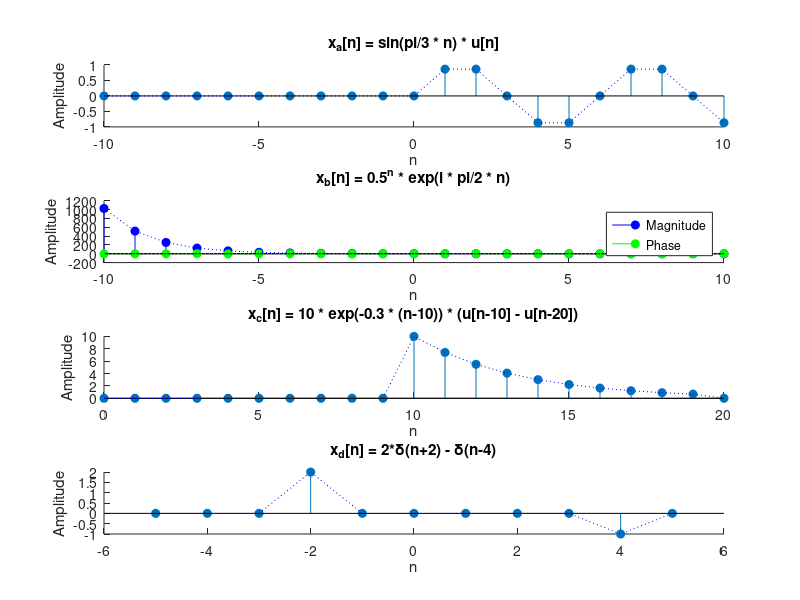

The MATLAB source for this figure:
%% Experiment - 1
% Exercise - 4
clc;
clear;
figure;

%% (a)
n = -10 : 10;  % Discrete time index
u_n = [n >= 0];  % Unit step sequence
x_a = sin(pi/3 * n) .* u_n;

subplot(411)
hold on;
stem(n, x_a, 'filled')
plot(n, x_a, 'b:')
hold off;
title('x_a[n] = sin(pi/3 * n) * u[n]')
xlabel('n')
ylabel('Amplitude')

%% (b)
n = -10 : 10;  % Discrete time index
x_b = (0.5 .^ n) .* exp(i * pi / 2 * n);
magnitude = abs(x_b);
phase = angle(x_b);

subplot(412)
hold on;
stem(n, magnitude, 'b', 'filled')
stem(n, phase, 'g', 'filled')
plot(n, magnitude, 'b:', n, phase, 'g:')
hold off;
title('x_b[n] = 0.5^n * exp(i * pi/2 * n)')
legend('Magnitude', 'Phase')
xlabel('n')
ylabel('Amplitude')

%% (c)
n = 0 : 20;  % Discrete time index
x_c = 10 * exp(-0.3 * (n - 10)) .* [(n >= 10) - (n >= 20)];

subplot(413)
hold on;
stem(n, x_c, 'filled')
plot(n, x_c, 'b:')
hold off;
title('x_c[n] = 10 * exp(-0.3 * (n-10)) * (u[n-10] - u[n-20])')
xlabel('n')
ylabel('Amplitude')

%% (d)
n = -5 : 5;  % Discrete time index
x_d = 2 * (n == -2) - (n == 4);

subplot(414)
hold on;
stem(n, x_d, 'filled')
plot(n, x_d, 'b:')
hold off;
title('x_d[n] = 2*\delta(n+2) - \delta(n-4)')
xlabel('n')
ylabel('Amplitude')
